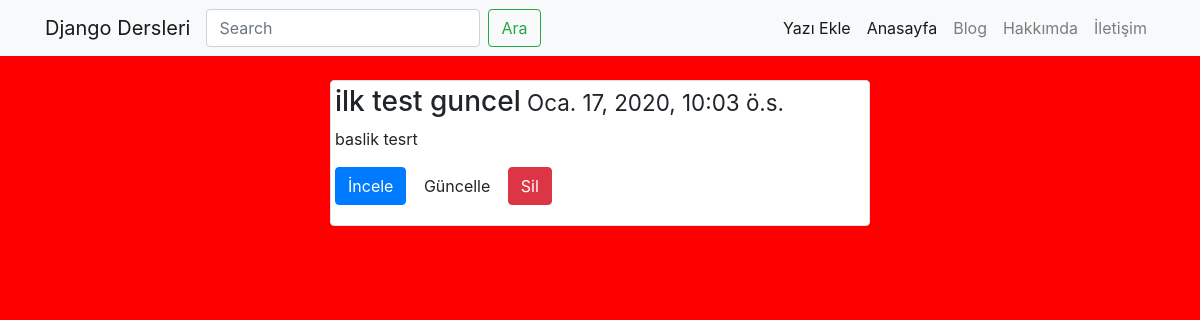
The app's page /post/2/detail with its own data.
### post/models.py (models this page shows, shortened)
class Post(models.Model):
    Title = models.CharField(max_length=120, verbose_name="Başlık")
    Content = models.TextField(verbose_name="İçerik")
    PublishDate = models.DateTimeField(verbose_name="Yayınlanma Tarihi", auto_now_add=True)
    def get_absolute_url(self):
        return  reverse('post:detail', kwargs={'id': self.id})
    def get_update_url(self):
        return  reverse('post:update', kwargs={'id': self.id})
    def get_delete_url(self):
        return  reverse('post:delete', kwargs={'id': self.id})

### post/views.py (the view)
# urls.py: url(r'^(?P<id>\d+)/detail$', post_detail, name='detail'),
def post_detail(request, id):
    post = get_object_or_404(Post, id=id)
    context = {
        'post': post
    }
    return  render(request, 'post/detail.html', context)

### templates/post/detail.html
{% extends 'base.html' %}
{% block body %}
<br>
    <div class="container">
        <div class="row">
            <div class="col-md-6 offset-md-3">
                <div class="img-thumbnail">
                    <div class="caption">
                        <h3>{{ post.Title }}<small> {{ post.PublishDate }}</small></h3>
                        <p>{{ post.Content }}</p>
                        <p>
                            <a href="{{ post.get_absolute_url }}" class="btn btn-primary">İncele</a>
                            <a href="{{ post.get_update_url }}" class="btn btn-default">Güncelle</a>
                            <a href="{{ post.get_delete_url }}" class="btn btn-danger">Sil</a>
                        </p>
                    </div>
                </div>
            </div>
        </div>
    </div>
{% endblock %}

### static/style.css (style rules this page uses)
body { background-color: red; }

### records on screen
Post: Title "ilk test guncel", PublishDate "Oca. 17, 2020, 10:03 ö.s.", Content "baslik tesrt"
